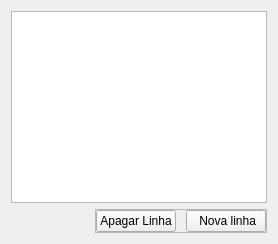
                       <widget class="QWidget" name="contratosLacon">
                        <attribute name="icon">
                         <iconset resource="Resources.qrc">
                          <normaloff>:/icons/icons/documento.svg</normaloff>:/icons/icons/documento.svg</iconset>
                        </attribute>
                        <attribute name="title">
                         <string>Contratos </string>
                        </attribute>
                        <layout class="QVBoxLayout" name="verticalLayout_18">
                         <item>
                          <widget class="QTableView" name="tableViewLacon">
                           <property name="sizePolicy">
                            <sizepolicy hsizetype="MinimumExpanding" vsizetype="Expanding">
                             <horstretch>0</horstretch>
                             <verstretch>0</verstretch>
                            </sizepolicy>
                           </property>
                           <property name="styleSheet">
                            <string notr="true">QTableView::header {
    background-color: #808080;
}

QTableView QHeaderView::section {
    background-color: #808080;
}

QLineEdit {
    color: black; /* Cor padrão do texto */
    background-clip: padding-box; /* Evita a exibição da sombra do campo anterior */
}

QLineEdit:focus {
    color: red; /* Cor do texto ao receber o foco */
}</string>
                           </property>
                           <property name="sortingEnabled">
                            <bool>false</bool>
                           </property>
                           <attribute name="horizontalHeaderCascadingSectionResizes">
                            <bool>false</bool>
                           </attribute>
                          </widget>
                         </item>
                         <item alignment="Qt::AlignRight|Qt::AlignBottom">
                          <widget class="QFrame" name="frame_11">
                           <property name="sizePolicy">
                            <sizepolicy hsizetype="Preferred" vsizetype="Minimum">
                             <horstretch>0</horstretch>
                             <verstretch>0</verstretch>
                            </sizepolicy>
                           </property>
                           <property name="frameShape">
                            <enum>QFrame::StyledPanel</enum>
                           </property>
                           <property name="frameShadow">
                            <enum>QFrame::Raised</enum>
                           </property>
                           <layout class="QHBoxLayout" name="horizontalLayout_18">
                            <property name="spacing">
                             <number>10</number>
                            </property>
                            <property name="leftMargin">
                             <number>0</number>
                            </property>
                            <property name="topMargin">
                             <number>0</number>
                            </property>
                            <property name="rightMargin">
                             <number>0</number>
                            </property>
                            <property name="bottomMargin">
                             <number>0</number>
                            </property>
                            <item alignment="Qt::AlignBottom">
                             <widget class="QPushButton" name="btnDeleteRow">
                              <property name="text">
                               <string>Apagar Linha</string>
                              </property>
                              <property name="icon">
                               <iconset resource="Resources.qrc">
                                <normaloff>:/icons/icons/excluir.svg</normaloff>:/icons/icons/excluir.svg</iconset>
                              </property>
                              <property name="iconSize">
                               <size>
                                <width>18</width>
                                <height>17</height>
                               </size>
                              </property>
                             </widget>
                            </item>
                            <item alignment="Qt::AlignBottom">
                             <widget class="QPushButton" name="btnNewRow">
                              <property name="text">
                               <string> Nova linha</string>
                              </property>
                              <property name="icon">
                               <iconset resource="Resources.qrc">
                                <normaloff>:/icons/icons/mais.svg</normaloff>:/icons/icons/mais.svg</iconset>
                              </property>
                             </widget>
                            </item>
                           </layout>
                          </widget>
                         </item>
                        </layout>
                       </widget>
